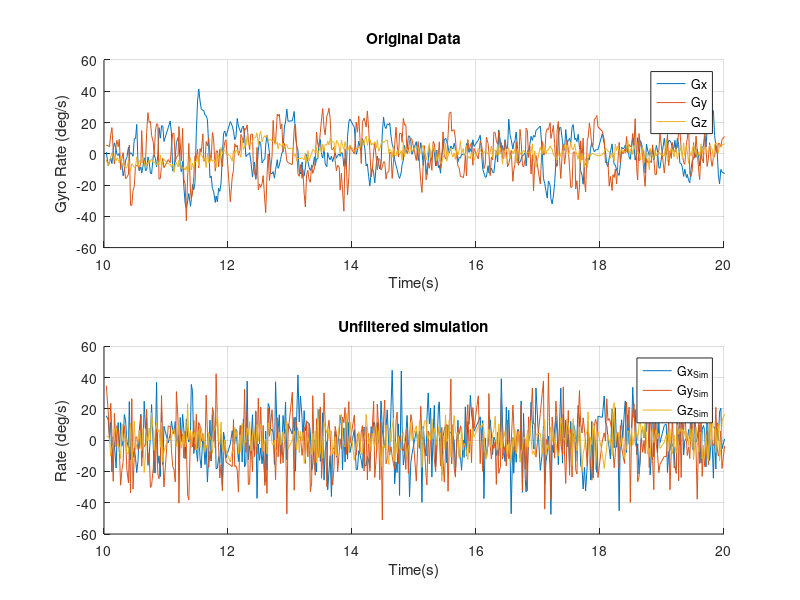
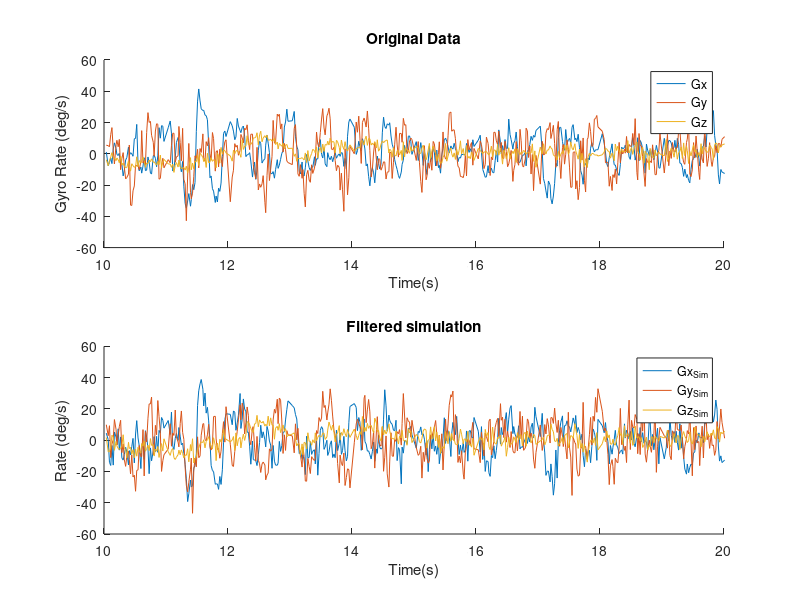
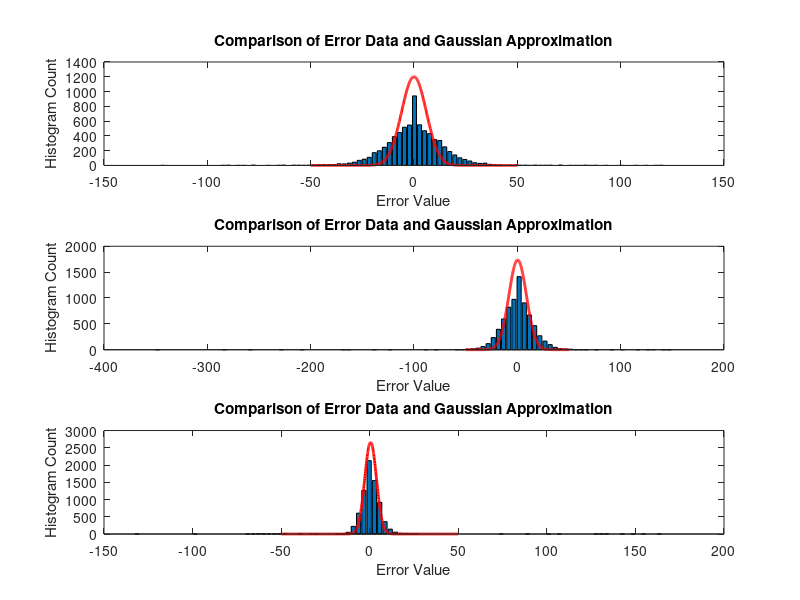

The MATLAB source for these figures, in order:
%% A Matlab program to calculate the convariances from a Gyroscope Data.
% It demonstrates the following aspects:
% ----Contributions in Ver.2.0
% -Vectorized the Gyro Data.
% -More Compact Code.
% -Removed repeatations
% -Completed the Error Distribution Comparison at the bottom.
% -Commented wherever possible
% 
% Author: Bismaya Sahoo
%%%%%%%%%%%%%%%%%%%%%%%%%%%%%
%% Initializations
clear all; close all; clc;
RAD2DEG=180/pi;

tmin = 10; % Put Start_time here in seconds
tmax = 20; % Put Stop_time here in seconds

%% Load Data and Initial Calculations
load('gyroData.mat'); % Load the Gyro Dataset.
G_data=[gx gy gz]; % Vectorize the Dataset. G(:,1)=gx,G(:,2)=gy;G(:,3)=gz;
G_data=G_data*RAD2DEG; % Convert the Dataset to degrees.
dataSet_length=length(G_data(:,1));
time_Stamp=tg;

% Calculate Plotting interval
t_start= find(time_Stamp>tmin,1);% Find the start location in the dataset
t_stop= find(time_Stamp>tmax,1);% Find the stop location in the dataset

%% Calculate Covariance and A noisy simulation
% Assume underlying motion is negligible, and measurements are independent
S= cov(G_data);
[S_vect,S_val] = eig(S); % S_vect: eigVectors, S_val: eigValues

% Create a reproduction of gyro data
G_sim = S_vect*sqrt(S_val)*randn(3,dataSet_length);

% Plot the data
figure(1);clf;
subplot(2,1,1); hold on;grid on;
plot(time_Stamp(t_start:t_stop), G_data(t_start:t_stop,:));
axis([tmin tmax -60 60]);title('Original Data');xlabel('Time(s)');ylabel('Gyro Rate (deg/s)');legend('Gx','Gy','Gz')
subplot(2,1,2); hold on;grid on;
plot(tg(t_start:t_stop), G_sim(:,(t_start:t_stop)));
axis([tmin tmax -60 60]);xlabel('Time(s)');ylabel('Rate (deg/s)');title('Unfiltered simulation');legend('Gx_{Sim}','Gy_{Sim}','Gz_{Sim}');

%% Filter the Dataset 
filter_length = 3; % size of the moving avg filter.
G_filtered=filter(ones(1,filter_length)/filter_length,1,G_data); %Filter the Data.
G_err = G_data-G_filtered; %Calculate the error

Sf_err = cov(G_err);
[SErr_Vec, SErr_val]=eig(Sf_err);
% Create a reproduction of gyro data
G_simf = SErr_Vec*sqrt(SErr_val)*randn(3,dataSet_length);
% Plot the Filtered Data
figure(2);clf;
subplot(2,1,1); hold on;
plot(time_Stamp(t_start:t_stop), G_data(t_start:t_stop,:));
axis([tmin tmax -60 60]);title('Original Data');xlabel('Time(s)');ylabel('Gyro Rate (deg/s)');legend('Gx','Gy','Gz')
subplot(2,1,2); hold on;
plot(time_Stamp(t_start:t_stop), G_filtered(t_start:t_stop,:)'+G_simf(:,t_start:t_stop));
axis([tmin tmax -60 60]);xlabel('Time(s)');ylabel('Rate (deg/s)');title('Filtered simulation');legend('Gx_{Sim}','Gy_{Sim}','Gz_{Sim}');

%% Error Distribution Comparison
figure(3); clf; hold on
bins = 100;
xvec = -50:.1:50;
[Nex, Xex] = hist(G_data(:,1),bins);
[Ney, Xey] = hist(G_data(:,2),bins);
[Nez, Xez] = hist(G_data(:,3),bins);
binsizeX = Xex(2)-Xex(1);
binsizeY = Xey(2)-Xey(1);
binsizeZ = Xez(2)-Xez(1);

% Compare to pdf, by multiplying by number of samples and by bin size
% Num samples to convert to frequency distribution and bin size as smaller
% bins will have fewer samples.

Gex = normpdf(xvec,mean(G_data(:,1)),sqrt(Sf_err(1,1)))*length(G_err(:,1))*binsizeX;
Gey = normpdf(xvec,mean(G_data(:,2)),sqrt(Sf_err(2,2)))*length(G_err(:,2))*binsizeY;
Gez = normpdf(xvec,mean(G_data(:,3)),sqrt(Sf_err(3,3)))*length(G_err(:,3))*binsizeZ;

subplot(3,1,1);bar(Xex,Nex);hold on;plot(xvec,Gex,'r','LineWidth',2);
title('Comparison of Error Data and Gaussian Approximation');xlabel('Error Value');ylabel('Histogram Count');
subplot(3,1,2);bar(Xey,Ney);hold on;plot(xvec,Gey,'r', 'LineWidth',2);
title('Comparison of Error Data and Gaussian Approximation');xlabel('Error Value');ylabel('Histogram Count');
subplot(3,1,3);bar(Xez,Nez);hold on;plot(xvec,Gez,'r', 'LineWidth',2);
title('Comparison of Error Data and Gaussian Approximation');xlabel('Error Value');ylabel('Histogram Count');
 
